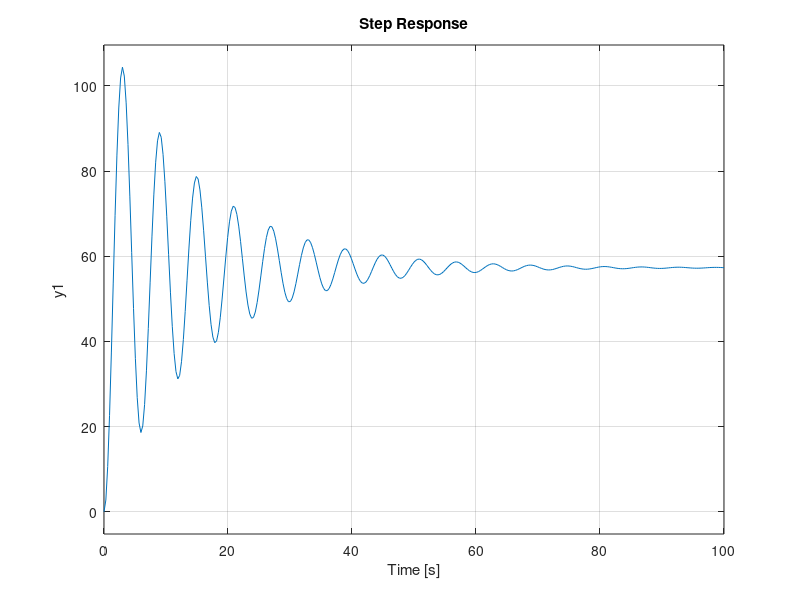
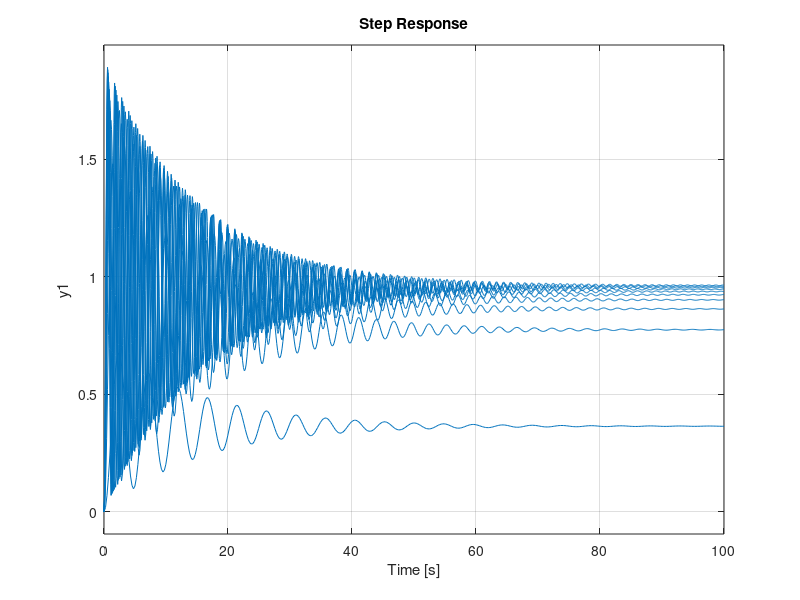
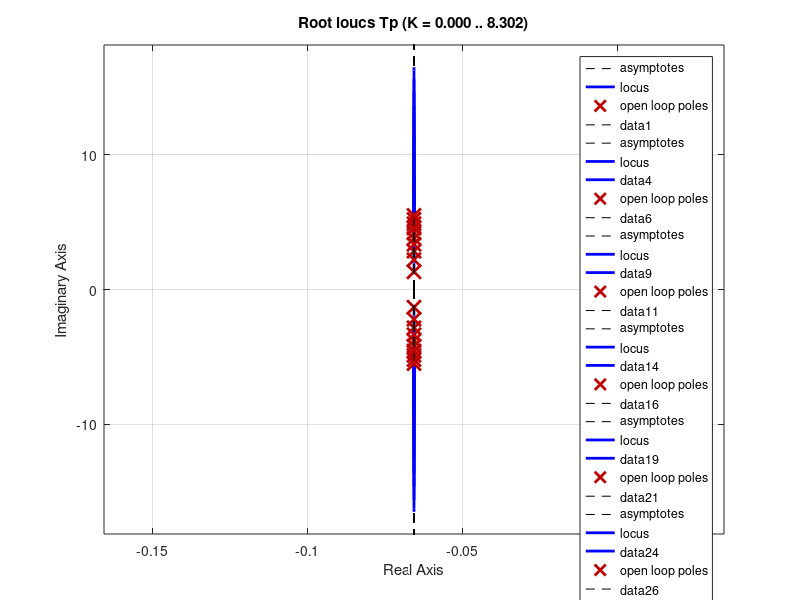
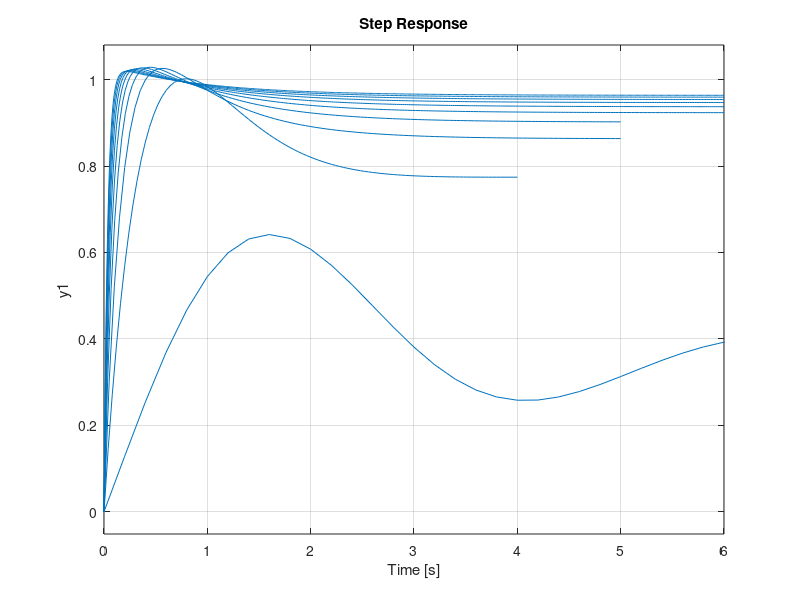

Here is the MATLAB script that generated these plots, in order:
close all force;
clear all;
clc;

%% 2nd Order Transfer Function
%tf([1.109],[1 0.1313 1.109])
num= 1.109*180/pi();
den=[1 0.1313 1.109];
A = tf(num,den);
t = 0:0:100;
figure(1)
step(A, t)

%% Part 1a
% for Kp = 0:0.01:0.1
%     
%  C = pid(Kp)
%  T = feedback(C*A,1)
% 
%  figure(2)
%  step(T, t)
%  hold all;
%  grid on;
%  figure(3)
%  rlocus(T);
%  hold all;
%  grid on;
%  
% end
% 
% %% Part 1b
% Kp = 0.05;
% 
% for Kd = 0:0.05:0.5
%     
%  C = pid(Kp, 0 , Kd)
%  T = feedback(C*A,1)
% 
%  figure(4)
%  step(T, t)
%  hold all;
%  grid on;
%  figure(5)
%  rlocus(T);
%  hold all;
%  grid on;
%  
% end
% 


for G = 0.01:0.05:0.5
   Kd= G;
   Kp= G;
   Ki= G;
   
 Cp = pid(G);
 Tp = feedback(Cp*A,1);
 Cd = pid(G,0,G);
 Td = feedback(Cd*A,1);
 Ci = pid(G,G,G);
 Ti = feedback(Ci*A,1);

 figure(4)
 step(Tp, t)
 hold on;
 grid on;
 figure(5)
 rlocus(Tp);
 hold on;
 grid on;
  figure(6)
 step(Td, t)
 hold on;
 grid on;
 figure(7)
 rlocus(Td);
 hold on;
 grid on;
  figure(8)
 step(Ti, t)
 hold on;
 grid on;
 figure(9)
 rlocus(Ti);
 hold on;
 grid on;
 
end
